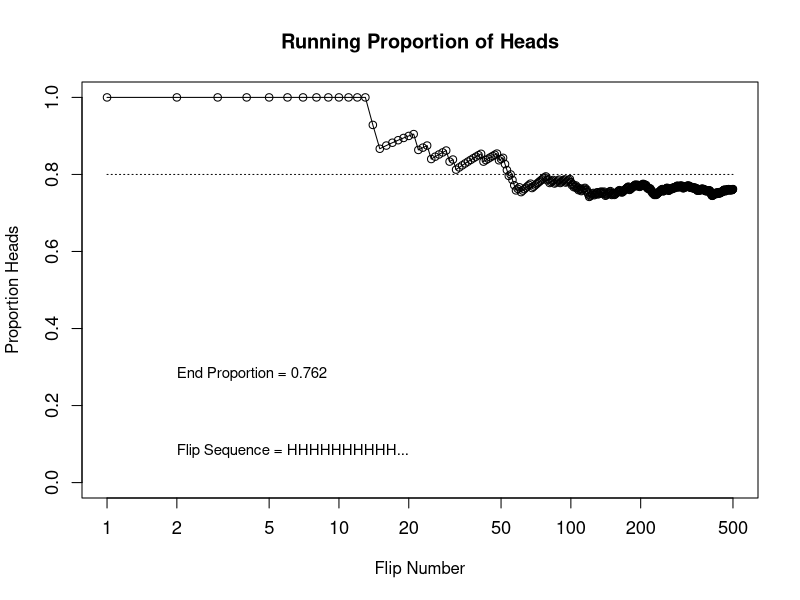
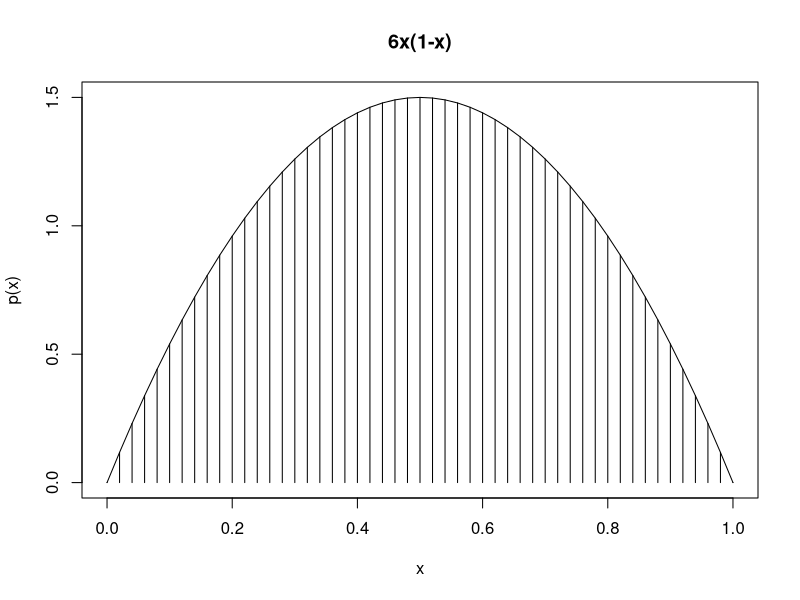

These charts were generated, in order, by the following R code:
## ---- chunk 1
N <- 500 # Specify number of flips

# Create sequence of flips using sample
flipsequence <- sample(x = c(0, 1), prob = c(0.2, 0.8), size = N, replace = TRUE)
# Compute the running proportion of heads
r <- cumsum(flipsequence)
n <- 1:N
runprop <- r / n

# Plot the running proportion
plot(n, runprop, type = "o", log = "x", xlim = c(1, N), ylim = c(0, 1), cex.axis = 1.1,
    xlab = "Flip Number", ylab = "Proportion Heads", main = "Running Proportion of Heads")
# Add line at y=0.8
lines(c(1, N), c(0.8, 0.8), lty = 3)
# Annotate plot
flipletters <- paste(c("T", "H")[flipsequence[1:10]+1], collapse="")
displaystring <- paste("Flip Sequence = ", flipletters, "...", sep="")
text(2, 0.1, displaystring, adj = c(0, 1), cex = 0.9)
text(2, 0.3, paste("End Proportion =", runprop[N]), adj = c(0, 1), cex = 0.9)
## ---- chunk 2
# specify interval and delta x
xlow <- 0
xhigh <- 1
dx <- 0.02
# specify points along x axis
x <- seq(from = xlow, to = xhigh, by = dx)
# calculate y values. using density function above
y <- 6 * x * (1 - x)
# plot the function
plot(x, y, type = "h", lwd = 1, xlab = "x", ylab = "p(x)", main = "6x(1-x)")
lines(x, y)
